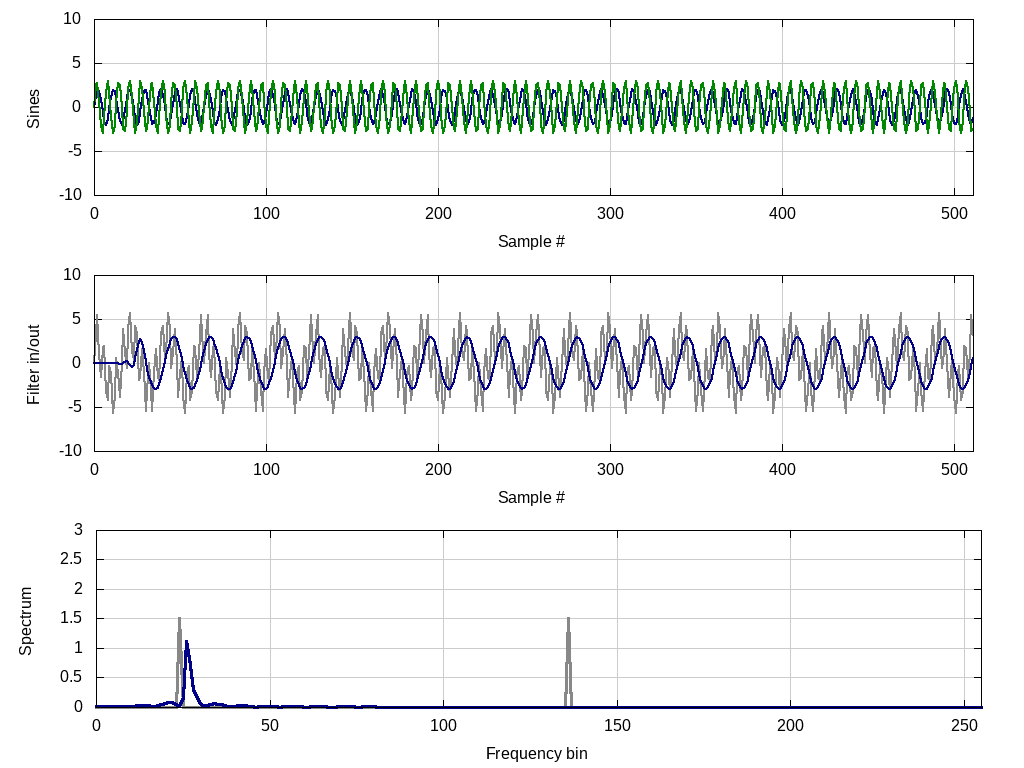

This chart was generated by the following gnuplot code:
# example.gnuplut : configuration for plotting (change as needed)

reset                                   # reset
set size ratio 0.2                      # set relative size of plots
set xlabel 'Sample #'                   # set x-axis label for all plots
set grid xtics ytics                    # grid: enable both x and y lines
set grid lt 1 lc rgb '#cccccc' lw 1     # grid: thin gray lines
set multiplot layout 3,1 scale 1.0,1.0  # set three plots for this figure

# sines
set ylabel 'Sines'                      # set y-axis label
set yrange [-10:10]                     # set y plot range
set xrange [0:511]                      # set x plot range
plot '../data/example.dat' using 1:2 with lines lt 1 lw 2 lc rgb '#000088' notitle,\
     '../data/example.dat' using 1:3 with lines lt 1 lw 2 lc rgb '#008800' notitle,

# filter in / filter out
set ylabel 'Filter in/out'               # set y-axis label
set yrange [-10:10]                      # set y plot range
set xrange [0:511]                       # set x plot range
plot '../data/example.dat' using 1:4 with lines lt 1 lw 2 lc rgb '#888888' notitle,\
     '../data/example.dat' using 1:5 with lines lt 1 lw 2 lc rgb '#000088' notitle

# spectrum
set ylabel 'Spectrum'                    # set y-axis label
set xlabel 'Frequency bin'               # set x-axis label for this plot
set yrange [0:3]                         # set y plot range
set xrange [0:255]                       # set x plot range (change range as you see fit)
plot '../data/example.dat' using 1:6 with lines lt 1 lw 3 lc rgb '#888888' notitle,\
     '../data/example.dat' using 1:7 with lines lt 1 lw 3 lc rgb '#000088' notitle

unset multiplot
